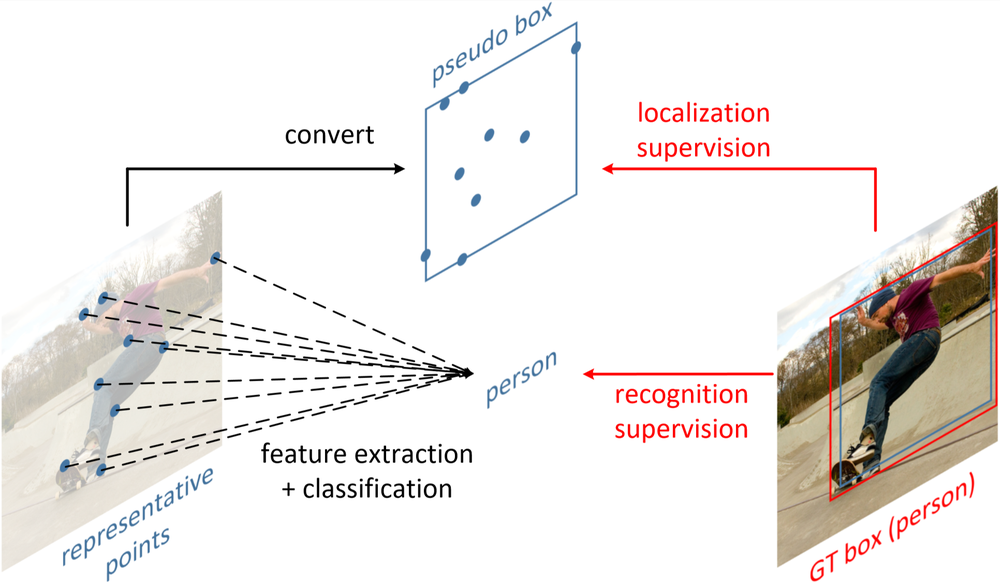
#> input picture configs/reppoints/reppoints.png, 1000 x 583 px, shrunk from 1932 x 1127 before the run
$ python -i slice_im.py   (imports and definitions only)   (older library calls are emulated)
#> lines starting #> are read from the running program, lines starting #| are printed output that depends on the picture; after the words box and inside, x2 and y2 are one past the last pixel; in counts of white or black regions, pixels touching at a corner belong together
# -*- coding: utf-8 -*-
"""
Created on Wed Jun 22 02:53:01 2016

@author: avanetten
"""

from __future__ import print_function
import os
import cv2
import time
import numpy as np
import skimage.io


###############################################################################
def slice_im(image_path, out_name, out_dir, sliceHeight=256, sliceWidth=256,
             zero_frac_thresh=0.2, overlap=0.2, slice_sep='|',
             out_ext='.png', verbose=False):

    """
    Slice a large image into smaller windows

    Arguments
    ---------
    image_path : str
        Location of image to slice
    out_name : str
        Root name of output files (coordinates will be appended to this)
    out_dir : str
        Output directory
    sliceHeight : int
        Height of each slice.  Defaults to ``256``.
    sliceWidth : int
        Width of each slice.  Defaults to ``256``.
    zero_frac_thresh : float
        Maximum fraction of window that is allowed to be zeros or null.
        Defaults to ``0.2``.
    overlap : float
        Fractional overlap of each window (e.g. an overlap of 0.2 for a window
        of size 256 yields an overlap of 51 pixels).
        Default to ``0.2``.
    slice_sep : str
        Character used to separate outname from coordinates in the saved
        windows.  Defaults to ``|``
    out_ext : str
        Extension of saved images.  Defaults to ``.png``.
    verbose : boolean
        Switch to print relevant values to screen.  Defaults to ``False``

    Returns
    -------
    None
    """
#> called with image_path = '../../../configs/reppoints/reppoints.png', out_name = 'out.png', out_dir = 'out1.png', sliceHeight = 256, sliceWidth = 256, zero_frac_thresh = 0.2, overlap = 0.2, slice_sep = '|'

    use_cv2 = True
    # read in image, cv2 fails on large files
    print("Read in image:", image_path)
    try:
        # convert to rgb (cv2 reads in bgr)
        img_cv2 = cv2.imread(image_path, 1)
#> img_cv2 is the input picture: shape (583, 1000, 3); mean B, G, R 231.5, 233.9, 238
        # print ("img_cv2.shape:", img_cv2.shape)
        # image0 = cv2.cvtColor(img_cv2, cv2.COLOR_BGR2RGB)

        image0 = img_cv2
    except:
        image0 = skimage.io.imread(
            image_path, as_grey=False).astype(np.uint8)  # [::-1]
        use_cv2 = False
    print("image.shape:", image0.shape)
#| image.shape: (583, 1000, 3)
    # image0 = cv2.imread(image_path, 1)  # color

    if len(out_ext) == 0:
        ext = '.' + image_path.split('.')[-1]
    else:
        ext = out_ext

    win_h, win_w = image0.shape[:2]
#> win_h = 583; win_w = 1000

    # if slice sizes are large than image, pad the edges
    pad = 0
    if sliceHeight > win_h:
        pad = sliceHeight - win_h
    if sliceWidth > win_w:
        pad = max(pad, sliceWidth - win_w)
    # pad the edge of the image with black pixels
    if pad > 0:
        border_color = (0, 0, 0)
        image0 = cv2.copyMakeBorder(image0, pad, pad, pad, pad,
                                    cv2.BORDER_CONSTANT, value=border_color)

    win_size = sliceHeight*sliceWidth

    t0 = time.time()

    #n images
    n_ims = 0
    n_ims_nonull = 0

    #no overlap distance
    dx = int((1. - overlap) * sliceWidth)
    dy = int((1. - overlap) * sliceHeight)

    # for y0 in xrange(0, image0.shape[0], dy):#sliceHeight):
    #    for x0 in xrange(0, image0.shape[1], dx):#sliceWidth):
    for y0 in range(0, image0.shape[0], dy):  # sliceHeight):
        for x0 in range(0, image0.shape[1], dx):  # sliceWidth):
            n_ims += 1

            if (n_ims % 50) == 0:
                print(n_ims)

            # make sure we don't have a tiny image on the edge
            if y0+sliceHeight > image0.shape[0]:
                y = image0.shape[0] - sliceHeight
            else:
                y = y0
            if x0+sliceWidth > image0.shape[1]:
                x = image0.shape[1] - sliceWidth
            else:
                x = x0

            # extract image
            window_c = image0[y:y + sliceHeight, x:x + sliceWidth]
            # get black and white image
            if use_cv2:
                window = cv2.cvtColor(window_c, cv2.COLOR_BGR2GRAY)
            else:
                window = cv2.cvtColor(window_c, cv2.COLOR_RGB2GRAY)

            # find threshold that's not black
            # https://opencv-python-tutroals.readthedocs.org/en/latest/py_tutorials/py_imgproc/py_thresholding/py_thresholding.html?highlight=threshold
            ret, thresh1 = cv2.threshold(window, 2, 255, cv2.THRESH_BINARY)
            non_zero_counts = cv2.countNonZero(thresh1)
            zero_counts = win_size - non_zero_counts
            zero_frac = float(zero_counts) / win_size
            # print "zero_frac", zero_fra
            # skip if image is mostly empty
            if zero_frac >= zero_frac_thresh:
                if verbose:
                    print("Zero frac too high at:", zero_frac)
                continue
            # else save
            else:
                # outpath = os.path.join(out_dir, out_name + \
                # '|' + str(y) + '_' + str(x) + '_' + str(sliceHeight) + '_' + str(sliceWidth) +\
                # '_' + str(pad) + ext)
                outpath = os.path.join(
                    out_dir,
                    out_name + slice_sep + str(y) + '_' + str(x) + '_'
                    + str(sliceHeight) + '_' + str(sliceWidth)
                    + '_' + str(pad) + '_' + str(win_w) + '_' + str(win_h)
                    + ext)

                # outpath = os.path.join(out_dir, 'slice_' + out_name + \
                # '_' + str(y) + '_' + str(x) + '_' + str(sliceHeight) + '_' + str(sliceWidth) +\
                # '_' + str(pad) + '.jpg')
                if verbose:
                    print("outpath:", outpath)
                # if large image, convert to bgr prior to saving
                if not use_cv2:
                    skimage.io.imsave(outpath, window_c)
                else:
                    cv2.imwrite(outpath, window_c)
                n_ims_nonull += 1
#> this loop made 3 passes
#> pass 1, in slice_im, `cv2.imwrite(outpath, window_c)`:
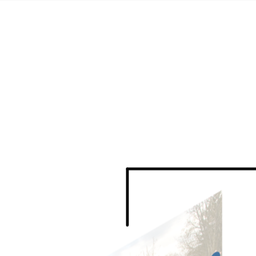
#> saved as out.png|0_0_256_256_0_1000_583.png: shape (256, 256, 3); mean B, G, R 251.2, 251.5, 251.6
#> pass 1, in slice_im, `cv2.imwrite(outpath, window_c)`:
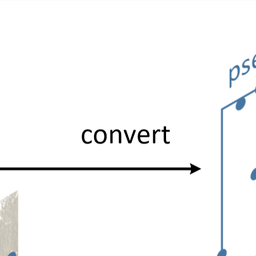
#> saved as out.png|0_204_256_256_0_1000_583.png: shape (256, 256, 3); mean B, G, R 248.8, 248.5, 248
#> pass 1, in slice_im, `cv2.imwrite(outpath, window_c)`:
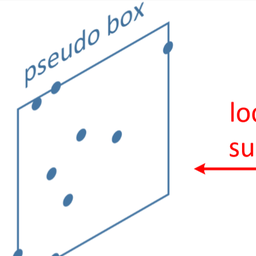
#> saved as out.png|0_408_256_256_0_1000_583.png: shape (256, 256, 3); mean B, G, R 249.4, 247.7, 247.8
#> pass 1, in slice_im, `cv2.imwrite(outpath, window_c)`:
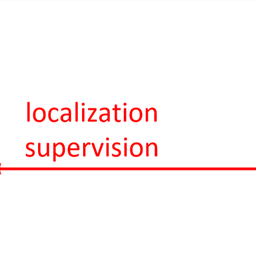
#> saved as out.png|0_612_256_256_0_1000_583.png: shape (256, 256, 3); mean B, G, R 246.5, 246.5, 255
#> after the loop:
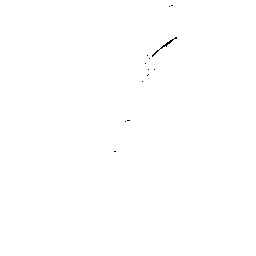
#> thresh1: shape (256, 256); 99.9% white; black in thin lines or dots, all inside (x1, y1, x2, y2) = (114, 5, 177, 152)
#> after the loop:
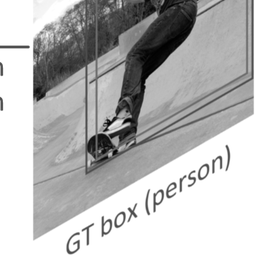
#> window: shape (256, 256); min 1, max 255, mean 183.4
#> after the loop:
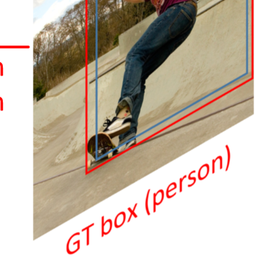
#> window_c: shape (256, 256, 3); mean B, G, R 165.9, 181.1, 194.6
#> after the loop, n_ims = 15; n_ims_nonull = 15

    print("Num slices:", n_ims, "Num non-null slices:", n_ims_nonull,
          "sliceHeight", sliceHeight, "sliceWidth", sliceWidth)
#| Num slices: 15 Num non-null slices: 15 sliceHeight 256 sliceWidth 256
    print("Time to slice", image_path, time.time()-t0, "seconds")

    return

>>> result = slice_im('../../../configs/reppoints/reppoints.png', 'out.png', 'out1.png')
